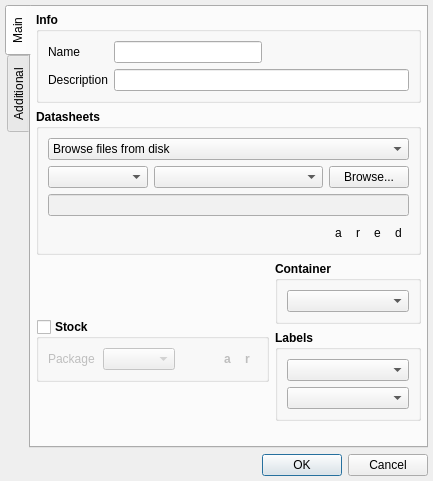
<?xml version="1.0" encoding="UTF-8"?>
<ui version="4.0">
 <class>ComponentDialog</class>
 <widget class="QDialog" name="ComponentDialog">
  <property name="enabled">
   <bool>true</bool>
  </property>
  <property name="geometry">
   <rect>
    <x>0</x>
    <y>0</y>
    <width>442</width>
    <height>468</height>
   </rect>
  </property>
  <property name="sizePolicy">
   <sizepolicy hsizetype="Fixed" vsizetype="Fixed">
    <horstretch>0</horstretch>
    <verstretch>0</verstretch>
   </sizepolicy>
  </property>
  <property name="windowTitle">
   <string>Add Component</string>
  </property>
  <property name="autoFillBackground">
   <bool>false</bool>
  </property>
  <property name="sizeGripEnabled">
   <bool>false</bool>
  </property>
  <layout class="QVBoxLayout" name="verticalLayout_15">
   <property name="sizeConstraint">
    <enum>QLayout::SetFixedSize</enum>
   </property>
   <property name="margin">
    <number>5</number>
   </property>
   <item>
    <layout class="QVBoxLayout" name="verticalLayout_6">
     <property name="spacing">
      <number>6</number>
     </property>
     <property name="sizeConstraint">
      <enum>QLayout::SetDefaultConstraint</enum>
     </property>
     <item>
      <widget class="QTabWidget" name="tabWidget">
       <property name="tabPosition">
        <enum>QTabWidget::West</enum>
       </property>
       <widget class="QWidget" name="tab1">
        <attribute name="title">
         <string>Main</string>
        </attribute>
        <layout class="QVBoxLayout" name="verticalLayout_5">
         <property name="margin">
          <number>5</number>
         </property>
         <item>
          <widget class="QGroupBox" name="info_groupBox">
           <property name="font">
            <font>
             <weight>75</weight>
             <bold>true</bold>
             <strikeout>false</strikeout>
             <kerning>true</kerning>
            </font>
           </property>
           <property name="title">
            <string>Info</string>
           </property>
           <layout class="QVBoxLayout" name="verticalLayout">
            <item>
             <layout class="QGridLayout" name="gridLayout">
              <item row="0" column="0">
               <widget class="QLabel" name="name_label">
                <property name="font">
                 <font>
                  <weight>50</weight>
                  <bold>false</bold>
                 </font>
                </property>
                <property name="text">
                 <string>Name</string>
                </property>
               </widget>
              </item>
              <item row="0" column="1">
               <layout class="QHBoxLayout" name="horizontalLayout">
                <item>
                 <widget class="QLineEdit" name="name_lineEdit">
                  <property name="maximumSize">
                   <size>
                    <width>150</width>
                    <height>16777215</height>
                   </size>
                  </property>
                  <property name="font">
                   <font>
                    <weight>50</weight>
                    <bold>false</bold>
                   </font>
                  </property>
                 </widget>
                </item>
                <item>
                 <spacer name="horizontalSpacer">
                  <property name="orientation">
                   <enum>Qt::Horizontal</enum>
                  </property>
                  <property name="sizeHint" stdset="0">
                   <size>
                    <width>20</width>
                    <height>20</height>
                   </size>
                  </property>
                 </spacer>
                </item>
               </layout>
              </item>
              <item row="1" column="0">
               <widget class="QLabel" name="description_label">
                <property name="font">
                 <font>
                  <weight>50</weight>
                  <bold>false</bold>
                 </font>
                </property>
                <property name="text">
                 <string>Description</string>
                </property>
               </widget>
              </item>
              <item row="1" column="1">
               <widget class="QLineEdit" name="description_lineEdit">
                <property name="font">
                 <font>
                  <weight>50</weight>
                  <bold>false</bold>
                 </font>
                </property>
               </widget>
              </item>
             </layout>
            </item>
           </layout>
          </widget>
         </item>
         <item>
          <widget class="QGroupBox" name="datasheet_groupBox">
           <property name="font">
            <font>
             <weight>75</weight>
             <bold>true</bold>
            </font>
           </property>
           <property name="title">
            <string>Datasheets</string>
           </property>
           <layout class="QVBoxLayout" name="verticalLayout_4">
            <item>
             <widget class="QComboBox" name="source_comboBox">
              <property name="font">
               <font>
                <weight>50</weight>
                <bold>false</bold>
               </font>
              </property>
              <item>
               <property name="text">
                <string>Browse files from disk</string>
               </property>
              </item>
              <item>
               <property name="text">
                <string>Link to existing component's datasheet(s)</string>
               </property>
              </item>
             </widget>
            </item>
            <item>
             <widget class="QStackedWidget" name="stackedWidget">
              <property name="currentIndex">
               <number>0</number>
              </property>
              <widget class="QWidget" name="page1">
               <layout class="QVBoxLayout" name="verticalLayout_10">
                <property name="margin">
                 <number>0</number>
                </property>
                <item>
                 <widget class="QWidget" name="datasheet_widget" native="true">
                  <layout class="QVBoxLayout" name="verticalLayout_13">
                   <property name="spacing">
                    <number>0</number>
                   </property>
                   <property name="margin">
                    <number>0</number>
                   </property>
                   <item>
                    <layout class="QVBoxLayout" name="verticalLayout_3">
                     <property name="spacing">
                      <number>6</number>
                     </property>
                     <property name="sizeConstraint">
                      <enum>QLayout::SetMinimumSize</enum>
                     </property>
                     <property name="margin">
                      <number>0</number>
                     </property>
                     <item>
                      <layout class="QHBoxLayout" name="horizontalLayout_3">
                       <property name="spacing">
                        <number>6</number>
                       </property>
                       <property name="sizeConstraint">
                        <enum>QLayout::SetMinimumSize</enum>
                       </property>
                       <item>
                        <widget class="QComboBox" name="type_comboBox">
                         <property name="sizePolicy">
                          <sizepolicy hsizetype="Fixed" vsizetype="Fixed">
                           <horstretch>0</horstretch>
                           <verstretch>0</verstretch>
                          </sizepolicy>
                         </property>
                         <property name="minimumSize">
                          <size>
                           <width>100</width>
                           <height>0</height>
                          </size>
                         </property>
                         <property name="font">
                          <font>
                           <weight>50</weight>
                           <bold>false</bold>
                          </font>
                         </property>
                         <property name="toolTip">
                          <string>Type</string>
                         </property>
                        </widget>
                       </item>
                       <item>
                        <widget class="QComboBox" name="manufacturer_comboBox">
                         <property name="minimumSize">
                          <size>
                           <width>150</width>
                           <height>0</height>
                          </size>
                         </property>
                         <property name="font">
                          <font>
                           <weight>50</weight>
                           <bold>false</bold>
                          </font>
                         </property>
                         <property name="toolTip">
                          <string>Manufacturer</string>
                         </property>
                        </widget>
                       </item>
                       <item>
                        <widget class="QPushButton" name="browse_pushButton">
                         <property name="enabled">
                          <bool>true</bool>
                         </property>
                         <property name="sizePolicy">
                          <sizepolicy hsizetype="Fixed" vsizetype="Fixed">
                           <horstretch>0</horstretch>
                           <verstretch>0</verstretch>
                          </sizepolicy>
                         </property>
                         <property name="font">
                          <font>
                           <weight>50</weight>
                           <bold>false</bold>
                          </font>
                         </property>
                         <property name="text">
                          <string>Browse...</string>
                         </property>
                         <property name="default">
                          <bool>false</bool>
                         </property>
                         <property name="flat">
                          <bool>false</bool>
                         </property>
                        </widget>
                       </item>
                      </layout>
                     </item>
                     <item>
                      <layout class="QHBoxLayout" name="horizontalLayout_4">
                       <item>
                        <widget class="QLineEdit" name="filePath_lineEdit">
                         <property name="font">
                          <font>
                           <weight>50</weight>
                           <bold>false</bold>
                          </font>
                         </property>
                         <property name="styleSheet">
                          <string notr="true">background-color: rgb(241, 241, 241);</string>
                         </property>
                         <property name="readOnly">
                          <bool>true</bool>
                         </property>
                        </widget>
                       </item>
                      </layout>
                     </item>
                    </layout>
                   </item>
                  </layout>
                 </widget>
                </item>
               </layout>
              </widget>
              <widget class="QWidget" name="page2">
               <layout class="QVBoxLayout" name="verticalLayout_12">
                <property name="margin">
                 <number>0</number>
                </property>
                <item>
                 <layout class="QHBoxLayout" name="horizontalLayout_6">
                  <property name="spacing">
                   <number>0</number>
                  </property>
                  <property name="sizeConstraint">
                   <enum>QLayout::SetMinimumSize</enum>
                  </property>
                  <item>
                   <widget class="QWidget" name="component_widget" native="true">
                    <layout class="QVBoxLayout" name="verticalLayout_14">
                     <property name="margin">
                      <number>0</number>
                     </property>
                     <item>
                      <layout class="QHBoxLayout" name="horizontalLayout_10">
                       <item>
                        <widget class="QLabel" name="label_3">
                         <property name="minimumSize">
                          <size>
                           <width>65</width>
                           <height>0</height>
                          </size>
                         </property>
                         <property name="font">
                          <font>
                           <weight>50</weight>
                           <bold>false</bold>
                          </font>
                         </property>
                         <property name="text">
                          <string>Component</string>
                         </property>
                        </widget>
                       </item>
                       <item>
                        <widget class="QComboBox" name="component_comboBox">
                         <property name="enabled">
                          <bool>true</bool>
                         </property>
                         <property name="minimumSize">
                          <size>
                           <width>150</width>
                           <height>0</height>
                          </size>
                         </property>
                         <property name="font">
                          <font>
                           <weight>50</weight>
                           <bold>false</bold>
                          </font>
                         </property>
                         <property name="toolTip">
                          <string>Component</string>
                         </property>
                        </widget>
                       </item>
                       <item>
                        <spacer name="horizontalSpacer_3">
                         <property name="orientation">
                          <enum>Qt::Horizontal</enum>
                         </property>
                         <property name="sizeHint" stdset="0">
                          <size>
                           <width>40</width>
                           <height>20</height>
                          </size>
                         </property>
                        </spacer>
                       </item>
                      </layout>
                     </item>
                    </layout>
                   </widget>
                  </item>
                 </layout>
                </item>
               </layout>
              </widget>
             </widget>
            </item>
            <item>
             <layout class="QVBoxLayout" name="verticalLayout_11">
              <property name="spacing">
               <number>0</number>
              </property>
              <item>
               <layout class="QHBoxLayout" name="horizontalLayout_9">
                <property name="spacing">
                 <number>0</number>
                </property>
                <item>
                 <layout class="QHBoxLayout" name="horizontalLayout_8">
                  <property name="spacing">
                   <number>0</number>
                  </property>
                  <property name="sizeConstraint">
                   <enum>QLayout::SetFixedSize</enum>
                  </property>
                  <item>
                   <spacer name="horizontalSpacer_2">
                    <property name="orientation">
                     <enum>Qt::Horizontal</enum>
                    </property>
                    <property name="sizeHint" stdset="0">
                     <size>
                      <width>40</width>
                      <height>15</height>
                     </size>
                    </property>
                   </spacer>
                  </item>
                  <item>
                   <widget class="QToolButton" name="addDatasheet_toolButton">
                    <property name="font">
                     <font>
                      <weight>50</weight>
                      <bold>false</bold>
                     </font>
                    </property>
                    <property name="toolTip">
                     <string>Add Datasheet</string>
                    </property>
                    <property name="text">
                     <string notr="true">a</string>
                    </property>
                    <property name="icon">
                     <iconset resource="../resources/img.qrc">
                      <normaloff>:/img/page_white_add.png</normaloff>:/img/page_white_add.png</iconset>
                    </property>
                    <property name="checkable">
                     <bool>false</bool>
                    </property>
                    <property name="autoRaise">
                     <bool>true</bool>
                    </property>
                    <property name="arrowType">
                     <enum>Qt::NoArrow</enum>
                    </property>
                   </widget>
                  </item>
                  <item>
                   <widget class="QToolButton" name="removeDatasheet_toolButton">
                    <property name="font">
                     <font>
                      <weight>50</weight>
                      <bold>false</bold>
                     </font>
                    </property>
                    <property name="toolTip">
                     <string>Remove Datasheet</string>
                    </property>
                    <property name="text">
                     <string notr="true">r</string>
                    </property>
                    <property name="icon">
                     <iconset resource="../resources/img.qrc">
                      <normaloff>:/img/page_white_delete.png</normaloff>:/img/page_white_delete.png</iconset>
                    </property>
                    <property name="autoRaise">
                     <bool>true</bool>
                    </property>
                   </widget>
                  </item>
                  <item>
                   <widget class="QToolButton" name="editDatasheet_toolButton">
                    <property name="font">
                     <font>
                      <weight>50</weight>
                      <bold>false</bold>
                     </font>
                    </property>
                    <property name="toolTip">
                     <string>Edit Datasheet</string>
                    </property>
                    <property name="text">
                     <string notr="true">e</string>
                    </property>
                    <property name="icon">
                     <iconset resource="../resources/img.qrc">
                      <normaloff>:/img/page_white_edit.png</normaloff>:/img/page_white_edit.png</iconset>
                    </property>
                    <property name="autoRaise">
                     <bool>true</bool>
                    </property>
                   </widget>
                  </item>
                  <item>
                   <widget class="QToolButton" name="setDefaultDatasheet_toolButton">
                    <property name="font">
                     <font>
                      <weight>50</weight>
                      <bold>false</bold>
                     </font>
                    </property>
                    <property name="toolTip">
                     <string>Set Default</string>
                    </property>
                    <property name="text">
                     <string notr="true">d</string>
                    </property>
                    <property name="icon">
                     <iconset resource="../resources/img.qrc">
                      <normaloff>:/img/page_white_star.png</normaloff>:/img/page_white_star.png</iconset>
                    </property>
                    <property name="toolButtonStyle">
                     <enum>Qt::ToolButtonIconOnly</enum>
                    </property>
                    <property name="autoRaise">
                     <bool>true</bool>
                    </property>
                   </widget>
                  </item>
                 </layout>
                </item>
               </layout>
              </item>
             </layout>
            </item>
           </layout>
          </widget>
         </item>
         <item>
          <layout class="QHBoxLayout" name="horizontalLayout_2">
           <item>
            <widget class="QGroupBox" name="stock_groupBox">
             <property name="sizePolicy">
              <sizepolicy hsizetype="Preferred" vsizetype="Fixed">
               <horstretch>0</horstretch>
               <verstretch>0</verstretch>
              </sizepolicy>
             </property>
             <property name="maximumSize">
              <size>
               <width>16777215</width>
               <height>190</height>
              </size>
             </property>
             <property name="font">
              <font>
               <weight>75</weight>
               <bold>true</bold>
              </font>
             </property>
             <property name="title">
              <string>Stock</string>
             </property>
             <property name="checkable">
              <bool>true</bool>
             </property>
             <property name="checked">
              <bool>false</bool>
             </property>
             <layout class="QVBoxLayout" name="verticalLayout_16">
              <property name="sizeConstraint">
               <enum>QLayout::SetFixedSize</enum>
              </property>
              <property name="margin">
               <number>9</number>
              </property>
              <item>
               <layout class="QHBoxLayout" name="horizontalLayout_7">
                <property name="margin">
                 <number>0</number>
                </property>
                <item>
                 <layout class="QVBoxLayout" name="stock_verticalLayout">
                  <property name="spacing">
                   <number>6</number>
                  </property>
                  <item>
                   <layout class="QGridLayout" name="gridLayout_2">
                    <property name="horizontalSpacing">
                     <number>2</number>
                    </property>
                    <item row="0" column="0">
                     <layout class="QHBoxLayout" name="horizontalLayout_5">
                      <item>
                       <widget class="QLabel" name="package_label">
                        <property name="minimumSize">
                         <size>
                          <width>55</width>
                          <height>0</height>
                         </size>
                        </property>
                        <property name="font">
                         <font>
                          <weight>50</weight>
                          <bold>false</bold>
                         </font>
                        </property>
                        <property name="text">
                         <string>Package</string>
                        </property>
                       </widget>
                      </item>
                      <item>
                       <widget class="QComboBox" name="package_comboBox">
                        <property name="sizePolicy">
                         <sizepolicy hsizetype="Expanding" vsizetype="Fixed">
                          <horstretch>0</horstretch>
                          <verstretch>0</verstretch>
                         </sizepolicy>
                        </property>
                        <property name="maximumSize">
                         <size>
                          <width>100</width>
                          <height>16777215</height>
                         </size>
                        </property>
                        <property name="font">
                         <font>
                          <weight>50</weight>
                          <bold>false</bold>
                         </font>
                        </property>
                        <property name="toolTip">
                         <string>Package</string>
                        </property>
                       </widget>
                      </item>
                     </layout>
                    </item>
                    <item row="0" column="1">
                     <layout class="QHBoxLayout" name="horizontalLayout_11">
                      <property name="spacing">
                       <number>0</number>
                      </property>
                      <item>
                       <spacer name="horizontalSpacer_4">
                        <property name="orientation">
                         <enum>Qt::Horizontal</enum>
                        </property>
                        <property name="sizeHint" stdset="0">
                         <size>
                          <width>40</width>
                          <height>20</height>
                         </size>
                        </property>
                       </spacer>
                      </item>
                      <item>
                       <widget class="QToolButton" name="addPackage_toolButton">
                        <property name="toolTip">
                         <string>Add Package</string>
                        </property>
                        <property name="text">
                         <string>a</string>
                        </property>
                        <property name="icon">
                         <iconset resource="../resources/img.qrc">
                          <normaloff>:/img/package_add.png</normaloff>:/img/package_add.png</iconset>
                        </property>
                        <property name="autoRaise">
                         <bool>true</bool>
                        </property>
                       </widget>
                      </item>
                      <item>
                       <widget class="QToolButton" name="removePackage_toolButton">
                        <property name="toolTip">
                         <string>Remove Package</string>
                        </property>
                        <property name="text">
                         <string>r</string>
                        </property>
                        <property name="icon">
                         <iconset resource="../resources/img.qrc">
                          <normaloff>:/img/package_delete.png</normaloff>:/img/package_delete.png</iconset>
                        </property>
                        <property name="autoRaise">
                         <bool>true</bool>
                        </property>
                       </widget>
                      </item>
                     </layout>
                    </item>
                   </layout>
                  </item>
                 </layout>
                </item>
               </layout>
              </item>
             </layout>
            </widget>
           </item>
           <item>
            <layout class="QVBoxLayout" name="verticalLayout_9">
             <item>
              <widget class="QGroupBox" name="container_groupBox">
               <property name="font">
                <font>
                 <weight>75</weight>
                 <bold>true</bold>
                </font>
               </property>
               <property name="title">
                <string>Container</string>
               </property>
               <property name="checkable">
                <bool>false</bool>
               </property>
               <property name="checked">
                <bool>false</bool>
               </property>
               <layout class="QVBoxLayout" name="verticalLayout_2">
                <item>
                 <widget class="QComboBox" name="container_comboBox">
                  <property name="sizePolicy">
                   <sizepolicy hsizetype="Expanding" vsizetype="Fixed">
                    <horstretch>0</horstretch>
                    <verstretch>0</verstretch>
                   </sizepolicy>
                  </property>
                  <property name="minimumSize">
                   <size>
                    <width>120</width>
                    <height>0</height>
                   </size>
                  </property>
                  <property name="font">
                   <font>
                    <weight>50</weight>
                    <bold>false</bold>
                   </font>
                  </property>
                  <property name="toolTip">
                   <string>Container</string>
                  </property>
                 </widget>
                </item>
               </layout>
              </widget>
             </item>
             <item>
              <widget class="QGroupBox" name="label_groupBox">
               <property name="font">
                <font>
                 <weight>75</weight>
                 <bold>true</bold>
                </font>
               </property>
               <property name="title">
                <string>Labels</string>
               </property>
               <property name="checkable">
                <bool>false</bool>
               </property>
               <property name="checked">
                <bool>false</bool>
               </property>
               <layout class="QVBoxLayout" name="verticalLayout_8">
                <item>
                 <widget class="QComboBox" name="primaryLabel_comboBox">
                  <property name="font">
                   <font>
                    <weight>50</weight>
                    <bold>false</bold>
                   </font>
                  </property>
                  <property name="toolTip">
                   <string>Primary Label</string>
                  </property>
                 </widget>
                </item>
                <item>
                 <widget class="QComboBox" name="secondaryLabel_comboBox">
                  <property name="font">
                   <font>
                    <weight>50</weight>
                    <bold>false</bold>
                   </font>
                  </property>
                  <property name="toolTip">
                   <string>Secondary Label</string>
                  </property>
                 </widget>
                </item>
               </layout>
              </widget>
             </item>
             <item>
              <spacer name="verticalSpacer">
               <property name="orientation">
                <enum>Qt::Vertical</enum>
               </property>
               <property name="sizeHint" stdset="0">
                <size>
                 <width>10</width>
                 <height>20</height>
                </size>
               </property>
              </spacer>
             </item>
            </layout>
           </item>
          </layout>
         </item>
        </layout>
       </widget>
       <widget class="QWidget" name="tab2">
        <attribute name="title">
         <string>Additional</string>
        </attribute>
        <layout class="QGridLayout" name="gridLayout_5">
         <property name="margin">
          <number>5</number>
         </property>
         <item row="0" column="0">
          <layout class="QVBoxLayout" name="verticalLayout_7">
           <item>
            <widget class="QLabel" name="label_2">
             <property name="font">
              <font>
               <weight>75</weight>
               <bold>true</bold>
              </font>
             </property>
             <property name="text">
              <string>Notes</string>
             </property>
            </widget>
           </item>
           <item>
            <widget class="QTextEdit" name="notes_textEdit">
             <property name="tabStopWidth">
              <number>10</number>
             </property>
            </widget>
           </item>
          </layout>
         </item>
        </layout>
       </widget>
      </widget>
     </item>
     <item>
      <widget class="QDialogButtonBox" name="buttonBox">
       <property name="orientation">
        <enum>Qt::Horizontal</enum>
       </property>
       <property name="standardButtons">
        <set>QDialogButtonBox::Cancel|QDialogButtonBox::Ok</set>
       </property>
      </widget>
     </item>
    </layout>
   </item>
  </layout>
 </widget>
 <tabstops>
  <tabstop>name_lineEdit</tabstop>
  <tabstop>description_lineEdit</tabstop>
  <tabstop>source_comboBox</tabstop>
  <tabstop>component_comboBox</tabstop>
  <tabstop>addDatasheet_toolButton</tabstop>
  <tabstop>removeDatasheet_toolButton</tabstop>
  <tabstop>editDatasheet_toolButton</tabstop>
  <tabstop>setDefaultDatasheet_toolButton</tabstop>
  <tabstop>stock_groupBox</tabstop>
  <tabstop>package_comboBox</tabstop>
  <tabstop>container_comboBox</tabstop>
  <tabstop>tabWidget</tabstop>
  <tabstop>buttonBox</tabstop>
  <tabstop>notes_textEdit</tabstop>
  <tabstop>filePath_lineEdit</tabstop>
  <tabstop>manufacturer_comboBox</tabstop>
 </tabstops>
 <resources>
  <include location="../resources/img.qrc"/>
 </resources>
 <connections>
  <connection>
   <sender>buttonBox</sender>
   <signal>accepted()</signal>
   <receiver>ComponentDialog</receiver>
   <slot>accept()</slot>
   <hints>
    <hint type="sourcelabel">
     <x>254</x>
     <y>452</y>
    </hint>
    <hint type="destinationlabel">
     <x>157</x>
     <y>274</y>
    </hint>
   </hints>
  </connection>
  <connection>
   <sender>buttonBox</sender>
   <signal>rejected()</signal>
   <receiver>ComponentDialog</receiver>
   <slot>reject()</slot>
   <hints>
    <hint type="sourcelabel">
     <x>322</x>
     <y>452</y>
    </hint>
    <hint type="destinationlabel">
     <x>286</x>
     <y>274</y>
    </hint>
   </hints>
  </connection>
 </connections>
</ui>
